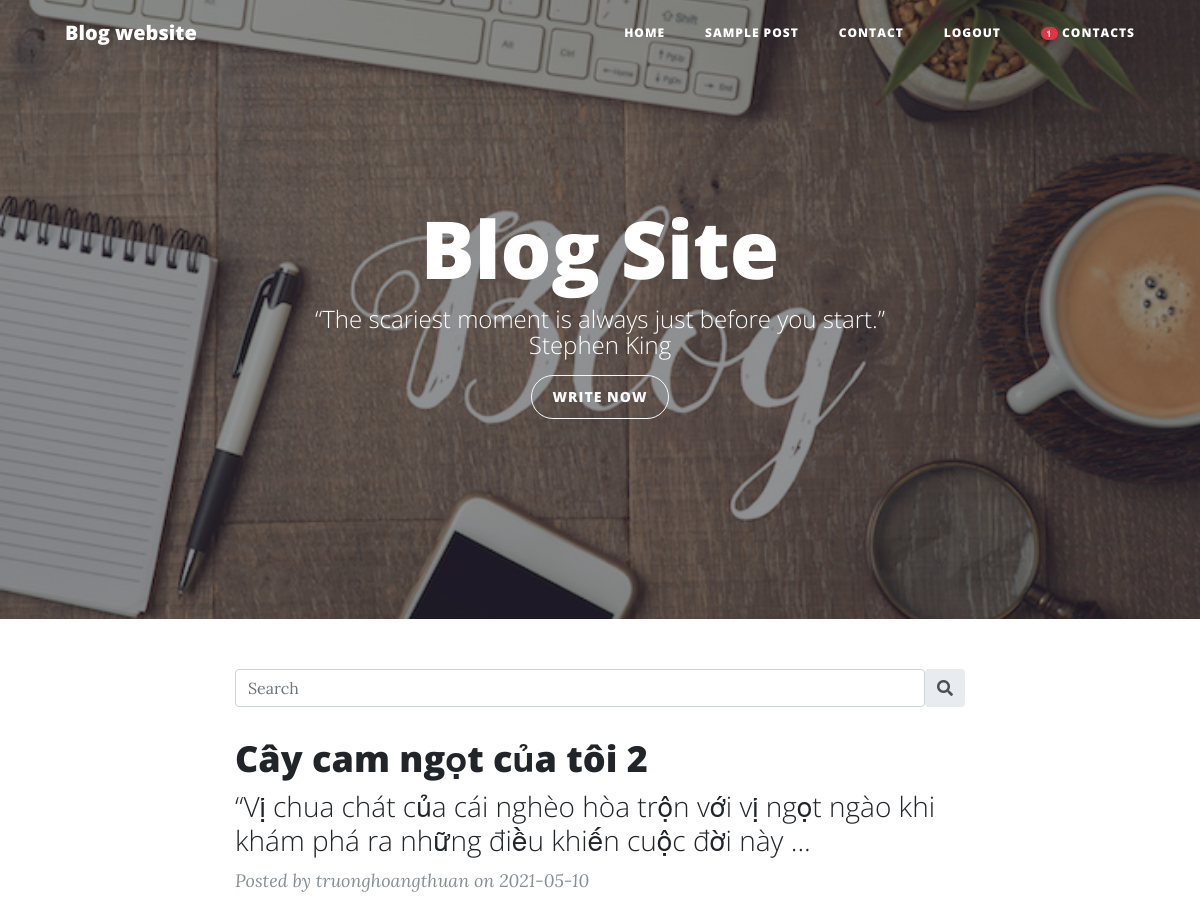
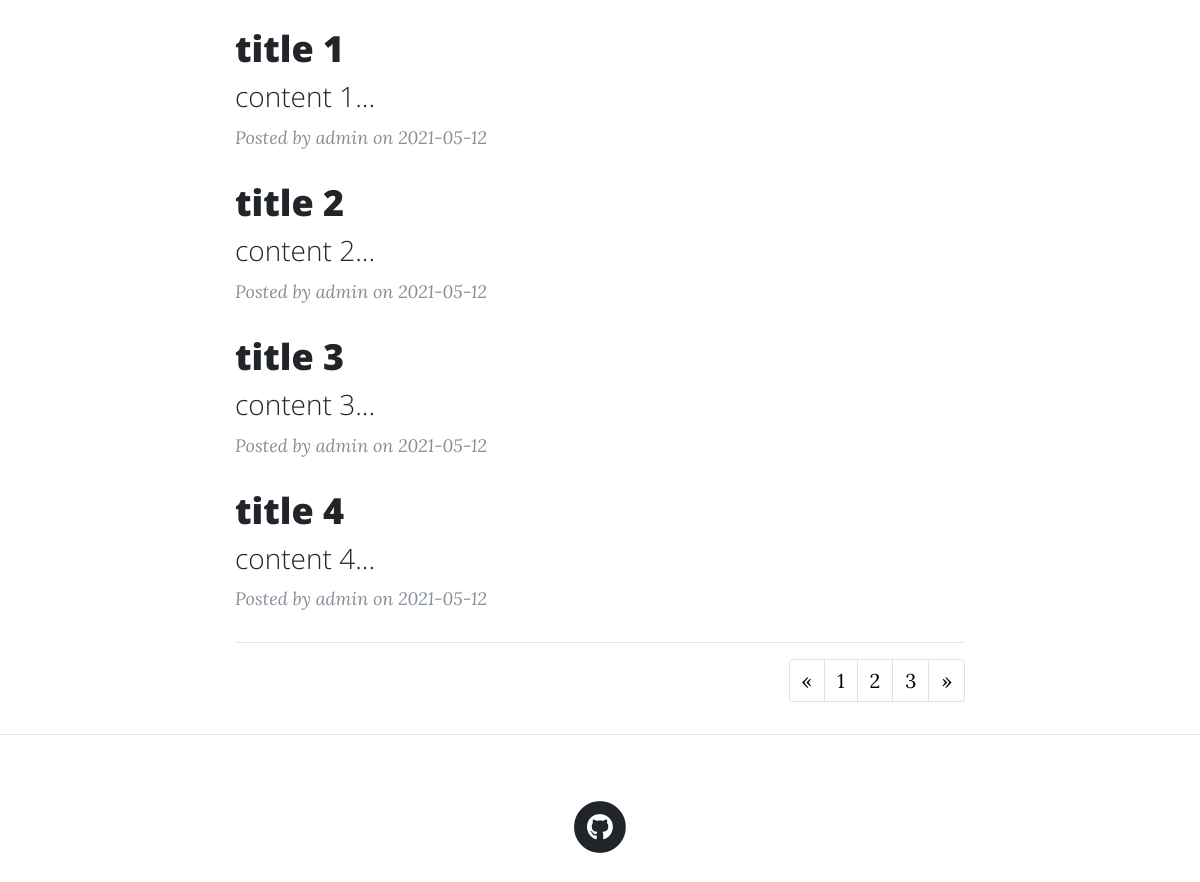
Page /index.php (signed in) on the committed database (2 pictures, top to bottom).
### tables this page shows
CREATE TABLE `blog` (
  `blog_id` int(10) NOT NULL,
  `user_id` int(10) NOT NULL,
  `blog_date` date NOT NULL DEFAULT current_timestamp(),
  `blog_title` varchar(100) NOT NULL,
  `blog_content` varchar(20000) NOT NULL,
  `blog_img` varchar(255) NOT NULL
);

CREATE TABLE `users` (
  `user_id` int(10) NOT NULL,
  `users_email` varchar(255) NOT NULL,
  `users_username` varchar(255) NOT NULL,
  `users_password` varchar(255) NOT NULL,
  `profile_img` varchar(255) NOT NULL,
  `role_id` varchar(20) DEFAULT NULL
);

### php/show-blog.php (called while the page is built, shortened)
<?php
function getData($i)
{
    $sql = "SELECT * FROM blog ORDER BY blog_date LIMIT $i, 5";
    $result = mysqli_query($GLOBALS['conn'], $sql);
    if (mysqli_num_rows($result) > 0) {
        return $result;
    } else {
        return false;
    }
}
function getUser($id) {
	$sql = "SELECT * FROM users WHERE user_id = $id";
	$result = mysqli_query($GLOBALS['conn'], $sql);
    if (mysqli_num_rows($result) > 0) {
        return $result;
    }
}

### index.php (the view, shortened to what this page needs)
<?php
require_once('./php/show-blog.php');
?>
<!DOCTYPE html>
<html lang="en">
<?php include './templates/head.php'; ?>
<body>
  <?php include './templates/nav.php'; ?>
  <header class="masthead" style="background-image: url('img/blog.jpg')">
    <div class="overlay"></div>
    <div class="container">
      <div class="row">
        <div class="col-lg-8 col-md-10 mx-auto">
          <div class="site-heading">
            <h1>Blog Site</h1>
            <span class="subheading">“The scariest moment is always just before you start.”<br>Stephen King</span>
            <a href="create-blog.php" class="btn btn-outline-light mt-3" style="border-radius: 50px; padding: 0.75em 1.5em">
              Write now
            </a>
          </div>
        </div>
      </div>
    </div>
  </header>
  <div class="container">
    <div class="row">
      <div class="col-lg-8 col-md-10 mx-auto">
        <div class="input-group rounded">
          <input type="text" class="form-control rounded" placeholder="Search" aria-label="Search"
            aria-describedby="search-addon" onkeyup="showHint(this.value)">
          <span class="input-group-text border-0" id="search-addon">
            <i class="fas fa-search"></i>
          </span>
        </div>
        <div class="post-preview" id="basePosts">
          <?php
          $i = $_GET['i'];
          $result = getData($i*5);
          if ($result) {
            while ($row = mysqli_fetch_array($result)) {
          ?>
              <a href="detail.php?id=<?php echo $row['blog_id']; ?>">
                <h2 class="post-title">
                  <?php echo $row['blog_title'] ?>
                </h2>
                <h3 class="post-subtitle">
                  <?php
                  echo mb_substr($row['blog_content'], 0, 100, "UTF-8") . "...";
                  ?>
                </h3>
              </a>
              <p class="post-meta">
                <?php
                  $user = getUser($row['user_id']);
                  while ($row2 = mysqli_fetch_array($user)) {
                    echo "Posted by " . $row2['users_username'] . " on " . $row['blog_date'];
                  }
                ?>
              </p>
            <?php
            }
          } else {
            echo "<h2 class='post-title'>Don't have any blogs here!</h2>";
          }
          ?>
        </div>
        <hr>
        <nav class="float-right" aria-label="Page navigation example">
          <ul class="pagination">
            <li class="page-item">
              <a style="color: black;" class="page-link" href="<?php $i = $_GET['i'];
                                                                      if ($i == 0) echo "index.php?i=0";
                                                                      else echo "index.php?i=" . $i-1;  ?>"
                                                                      aria-label="Previous">
                <span aria-hidden="true">&laquo;</span>
              </a>
            </li>
            <li class="page-item"><a style="color: black;" class="page-link" href="index.php?i=0">1</a></li>
            <li class="page-item"><a style="color: black;" class="page-link" href="index.php?i=1">2</a></li>
            <li class="page-item"><a style="color: black;" class="page-link" href="index.php?i=2">3</a></li>
            <li class="page-item">
              <a style="color: black;" class="page-link" href="<?php $i = $_GET['i'];
                                                                echo "index.php?i=" . $i+1; ?>" aria-label="Next">
                <span aria-hidden="true">&raquo;</span>
              </a>
            </li>
          </ul>
        </nav>
      </div>
    </div>
  </div>
  <hr>
  <?php include './templates/footer.php'; ?>
</body>
</html>

### rows in the picture
blog: blog_title "Cây cam ngọt của tôi 2", blog_content "“Vị chua chát của cái nghèo hòa trộn với vị ngọt ngào khi khám phá ra những điều khiến cuộc đời này", blog_date "2021-05-10"
users: users_username "truonghoangthuan"
blog: blog_title "title 1", blog_content "content 1", blog_date "2021-05-12"
users: users_username "admin"
blog: blog_title "title 2", blog_content "content 2", blog_date "2021-05-12"
blog: blog_title "title 3", blog_content "content 3", blog_date "2021-05-12"
blog: blog_title "title 4", blog_content "content 4", blog_date "2021-05-12"

### other values in the picture
$totalContact "1"
